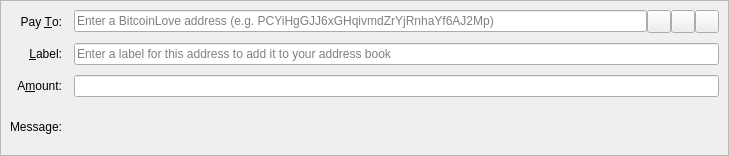
<?xml version="1.0" encoding="UTF-8"?>
<ui version="4.0">
 <class>SendCoinsEntry</class>
 <widget class="QStackedWidget" name="SendCoinsEntry">
  <property name="geometry">
   <rect>
    <x>0</x>
    <y>0</y>
    <width>729</width>
    <height>156</height>
   </rect>
  </property>
  <property name="focusPolicy">
   <enum>Qt::TabFocus</enum>
  </property>
  <property name="autoFillBackground">
   <bool>false</bool>
  </property>
  <widget class="QFrame" name="SendCoins">
   <property name="toolTip">
    <string>This is a normal payment.</string>
   </property>
   <property name="frameShape">
    <enum>QFrame::StyledPanel</enum>
   </property>
   <property name="frameShadow">
    <enum>QFrame::Sunken</enum>
   </property>
   <layout class="QGridLayout" name="gridLayout">
    <property name="horizontalSpacing">
     <number>12</number>
    </property>
    <property name="verticalSpacing">
     <number>10</number>
    </property>
    <item row="0" column="0">
     <widget class="QLabel" name="payToLabel">
      <property name="text">
       <string>Pay &amp;To:</string>
      </property>
      <property name="alignment">
       <set>Qt::AlignRight|Qt::AlignTrailing|Qt::AlignVCenter</set>
      </property>
      <property name="buddy">
       <cstring>payTo</cstring>
      </property>
     </widget>
    </item>
    <item row="0" column="1">
     <layout class="QHBoxLayout" name="payToLayout">
      <property name="spacing">
       <number>0</number>
      </property>
      <item>
       <widget class="QValidatedLineEdit" name="payTo">
        <property name="toolTip">
         <string>The BitcoinLove address to send the payment to</string>
        </property>
        <property name="inputMask">
         <string/>
        </property>
        <property name="placeholderText">
         <string>Enter a BitcoinLove address (e.g. PCYiHgGJJ6xGHqivmdZrYjRnhaYf6AJ2Mp)</string>
        </property>
       </widget>
      </item>
      <item>
       <widget class="QToolButton" name="addressBookButton">
        <property name="toolTip">
         <string>Choose previously used address</string>
        </property>
        <property name="text">
         <string/>
        </property>
        <property name="icon">
         <iconset resource="../bitcoinlove.qrc">
          <normaloff>:/icons/address-book</normaloff>:/icons/address-book</iconset>
        </property>
        <property name="iconSize">
         <size>
          <width>16</width>
          <height>16</height>
         </size>
        </property>
        <property name="shortcut">
         <string>Alt+A</string>
        </property>
       </widget>
      </item>
      <item>
       <widget class="QToolButton" name="pasteButton">
        <property name="toolTip">
         <string>Paste address from clipboard</string>
        </property>
        <property name="text">
         <string/>
        </property>
        <property name="icon">
         <iconset resource="../bitcoinlove.qrc">
          <normaloff>:/icons/editpaste</normaloff>:/icons/editpaste</iconset>
        </property>
        <property name="shortcut">
         <string>Alt+P</string>
        </property>
       </widget>
      </item>
      <item>
       <widget class="QToolButton" name="deleteButton">
        <property name="toolTip">
         <string>Remove this entry</string>
        </property>
        <property name="text">
         <string/>
        </property>
        <property name="icon">
         <iconset resource="../bitcoinlove.qrc">
          <normaloff>:/icons/remove</normaloff>:/icons/remove</iconset>
        </property>
       </widget>
      </item>
     </layout>
    </item>
    <item row="1" column="0">
     <widget class="QLabel" name="labelLabel">
      <property name="text">
       <string>&amp;Label:</string>
      </property>
      <property name="alignment">
       <set>Qt::AlignRight|Qt::AlignTrailing|Qt::AlignVCenter</set>
      </property>
      <property name="buddy">
       <cstring>addAsLabel</cstring>
      </property>
     </widget>
    </item>
    <item row="1" column="1">
     <widget class="QLineEdit" name="addAsLabel">
      <property name="toolTip">
       <string>Enter a label for this address to add it to the list of used addresses</string>
      </property>
      <property name="inputMask">
       <string/>
      </property>
      <property name="placeholderText">
       <string>Enter a label for this address to add it to your address book</string>
      </property>
     </widget>
    </item>
    <item row="2" column="0">
     <widget class="QLabel" name="amountLabel">
      <property name="text">
       <string>A&amp;mount:</string>
      </property>
      <property name="alignment">
       <set>Qt::AlignRight|Qt::AlignTrailing|Qt::AlignVCenter</set>
      </property>
      <property name="buddy">
       <cstring>payAmount</cstring>
      </property>
     </widget>
    </item>
    <item row="2" column="1">
     <widget class="BitcoinAmountField" name="payAmount"/>
    </item>
    <item row="3" column="0">
     <widget class="QLabel" name="messageLabel">
      <property name="text">
       <string>Message:</string>
      </property>
      <property name="alignment">
       <set>Qt::AlignRight|Qt::AlignTrailing|Qt::AlignVCenter</set>
      </property>
     </widget>
    </item>
    <item row="3" column="1">
     <widget class="QLabel" name="messageTextLabel">
      <property name="toolTip">
       <string>A message that was attached to the BitcoinLove: URI which will be stored with the transaction for your reference. Note: This message will not be sent over the BitcoinLove network.</string>
      </property>
      <property name="textFormat">
       <enum>Qt::PlainText</enum>
      </property>
     </widget>
    </item>
   </layout>
  </widget>
  <widget class="QFrame" name="SendCoins_InsecurePaymentRequest">
   <property name="palette">
    <palette>
     <active>
      <colorrole role="WindowText">
       <brush brushstyle="SolidPattern">
        <color alpha="255">
         <red>0</red>
         <green>0</green>
         <blue>0</blue>
        </color>
       </brush>
      </colorrole>
      <colorrole role="Button">
       <brush brushstyle="SolidPattern">
        <color alpha="255">
         <red>255</red>
         <green>255</green>
         <blue>127</blue>
        </color>
       </brush>
      </colorrole>
      <colorrole role="Light">
       <brush brushstyle="SolidPattern">
        <color alpha="255">
         <red>255</red>
         <green>255</green>
         <blue>255</blue>
        </color>
       </brush>
      </colorrole>
      <colorrole role="Midlight">
       <brush brushstyle="SolidPattern">
        <color alpha="255">
         <red>255</red>
         <green>255</green>
         <blue>191</blue>
        </color>
       </brush>
      </colorrole>
      <colorrole role="Dark">
       <brush brushstyle="SolidPattern">
        <color alpha="255">
         <red>127</red>
         <green>127</green>
         <blue>63</blue>
        </color>
       </brush>
      </colorrole>
      <colorrole role="Mid">
       <brush brushstyle="SolidPattern">
        <color alpha="255">
         <red>170</red>
         <green>170</green>
         <blue>84</blue>
        </color>
       </brush>
      </colorrole>
      <colorrole role="Text">
       <brush brushstyle="SolidPattern">
        <color alpha="255">
         <red>0</red>
         <green>0</green>
         <blue>0</blue>
        </color>
       </brush>
      </colorrole>
      <colorrole role="BrightText">
       <brush brushstyle="SolidPattern">
        <color alpha="255">
         <red>255</red>
         <green>255</green>
         <blue>255</blue>
        </color>
       </brush>
      </colorrole>
      <colorrole role="ButtonText">
       <brush brushstyle="SolidPattern">
        <color alpha="255">
         <red>0</red>
         <green>0</green>
         <blue>0</blue>
        </color>
       </brush>
      </colorrole>
      <colorrole role="Base">
       <brush brushstyle="SolidPattern">
        <color alpha="255">
         <red>255</red>
         <green>255</green>
         <blue>255</blue>
        </color>
       </brush>
      </colorrole>
      <colorrole role="Window">
       <brush brushstyle="SolidPattern">
        <color alpha="255">
         <red>255</red>
         <green>255</green>
         <blue>127</blue>
        </color>
       </brush>
      </colorrole>
      <colorrole role="Shadow">
       <brush brushstyle="SolidPattern">
        <color alpha="255">
         <red>0</red>
         <green>0</green>
         <blue>0</blue>
        </color>
       </brush>
      </colorrole>
      <colorrole role="AlternateBase">
       <brush brushstyle="SolidPattern">
        <color alpha="255">
         <red>255</red>
         <green>255</green>
         <blue>191</blue>
        </color>
       </brush>
      </colorrole>
      <colorrole role="ToolTipBase">
       <brush brushstyle="SolidPattern">
        <color alpha="255">
         <red>255</red>
         <green>255</green>
         <blue>220</blue>
        </color>
       </brush>
      </colorrole>
      <colorrole role="ToolTipText">
       <brush brushstyle="SolidPattern">
        <color alpha="255">
         <red>0</red>
         <green>0</green>
         <blue>0</blue>
        </color>
       </brush>
      </colorrole>
     </active>
     <inactive>
      <colorrole role="WindowText">
       <brush brushstyle="SolidPattern">
        <color alpha="255">
         <red>0</red>
         <green>0</green>
         <blue>0</blue>
        </color>
       </brush>
      </colorrole>
      <colorrole role="Button">
       <brush brushstyle="SolidPattern">
        <color alpha="255">
         <red>255</red>
         <green>255</green>
         <blue>127</blue>
        </color>
       </brush>
      </colorrole>
      <colorrole role="Light">
       <brush brushstyle="SolidPattern">
        <color alpha="255">
         <red>255</red>
         <green>255</green>
         <blue>255</blue>
        </color>
       </brush>
      </colorrole>
      <colorrole role="Midlight">
       <brush brushstyle="SolidPattern">
        <color alpha="255">
         <red>255</red>
         <green>255</green>
         <blue>191</blue>
        </color>
       </brush>
      </colorrole>
      <colorrole role="Dark">
       <brush brushstyle="SolidPattern">
        <color alpha="255">
         <red>127</red>
         <green>127</green>
         <blue>63</blue>
        </color>
       </brush>
      </colorrole>
      <colorrole role="Mid">
       <brush brushstyle="SolidPattern">
        <color alpha="255">
         <red>170</red>
         <green>170</green>
         <blue>84</blue>
        </color>
       </brush>
      </colorrole>
      <colorrole role="Text">
       <brush brushstyle="SolidPattern">
        <color alpha="255">
         <red>0</red>
         <green>0</green>
         <blue>0</blue>
        </color>
       </brush>
      </colorrole>
      <colorrole role="BrightText">
       <brush brushstyle="SolidPattern">
        <color alpha="255">
         <red>255</red>
         <green>255</green>
         <blue>255</blue>
        </color>
       </brush>
      </colorrole>
      <colorrole role="ButtonText">
       <brush brushstyle="SolidPattern">
        <color alpha="255">
         <red>0</red>
         <green>0</green>
         <blue>0</blue>
        </color>
       </brush>
      </colorrole>
      <colorrole role="Base">
       <brush brushstyle="SolidPattern">
        <color alpha="255">
         <red>255</red>
         <green>255</green>
         <blue>255</blue>
        </color>
       </brush>
      </colorrole>
      <colorrole role="Window">
       <brush brushstyle="SolidPattern">
        <color alpha="255">
         <red>255</red>
         <green>255</green>
         <blue>127</blue>
        </color>
       </brush>
      </colorrole>
      <colorrole role="Shadow">
       <brush brushstyle="SolidPattern">
        <color alpha="255">
         <red>0</red>
         <green>0</green>
         <blue>0</blue>
        </color>
       </brush>
      </colorrole>
      <colorrole role="AlternateBase">
       <brush brushstyle="SolidPattern">
        <color alpha="255">
         <red>255</red>
         <green>255</green>
         <blue>191</blue>
        </color>
       </brush>
      </colorrole>
      <colorrole role="ToolTipBase">
       <brush brushstyle="SolidPattern">
        <color alpha="255">
         <red>255</red>
         <green>255</green>
         <blue>220</blue>
        </color>
       </brush>
      </colorrole>
      <colorrole role="ToolTipText">
       <brush brushstyle="SolidPattern">
        <color alpha="255">
         <red>0</red>
         <green>0</green>
         <blue>0</blue>
        </color>
       </brush>
      </colorrole>
     </inactive>
     <disabled>
      <colorrole role="WindowText">
       <brush brushstyle="SolidPattern">
        <color alpha="255">
         <red>127</red>
         <green>127</green>
         <blue>63</blue>
        </color>
       </brush>
      </colorrole>
      <colorrole role="Button">
       <brush brushstyle="SolidPattern">
        <color alpha="255">
         <red>255</red>
         <green>255</green>
         <blue>127</blue>
        </color>
       </brush>
      </colorrole>
      <colorrole role="Light">
       <brush brushstyle="SolidPattern">
        <color alpha="255">
         <red>255</red>
         <green>255</green>
         <blue>255</blue>
        </color>
       </brush>
      </colorrole>
      <colorrole role="Midlight">
       <brush brushstyle="SolidPattern">
        <color alpha="255">
         <red>255</red>
         <green>255</green>
         <blue>191</blue>
        </color>
       </brush>
      </colorrole>
      <colorrole role="Dark">
       <brush brushstyle="SolidPattern">
        <color alpha="255">
         <red>127</red>
         <green>127</green>
         <blue>63</blue>
        </color>
       </brush>
      </colorrole>
      <colorrole role="Mid">
       <brush brushstyle="SolidPattern">
        <color alpha="255">
         <red>170</red>
         <green>170</green>
         <blue>84</blue>
        </color>
       </brush>
      </colorrole>
      <colorrole role="Text">
       <brush brushstyle="SolidPattern">
        <color alpha="255">
         <red>127</red>
         <green>127</green>
         <blue>63</blue>
        </color>
       </brush>
      </colorrole>
      <colorrole role="BrightText">
       <brush brushstyle="SolidPattern">
        <color alpha="255">
         <red>255</red>
         <green>255</green>
         <blue>255</blue>
        </color>
       </brush>
      </colorrole>
      <colorrole role="ButtonText">
       <brush brushstyle="SolidPattern">
        <color alpha="255">
         <red>127</red>
         <green>127</green>
         <blue>63</blue>
        </color>
       </brush>
      </colorrole>
      <colorrole role="Base">
       <brush brushstyle="SolidPattern">
        <color alpha="255">
         <red>255</red>
         <green>255</green>
         <blue>127</blue>
        </color>
       </brush>
      </colorrole>
      <colorrole role="Window">
       <brush brushstyle="SolidPattern">
        <color alpha="255">
         <red>255</red>
         <green>255</green>
         <blue>127</blue>
        </color>
       </brush>
      </colorrole>
      <colorrole role="Shadow">
       <brush brushstyle="SolidPattern">
        <color alpha="255">
         <red>0</red>
         <green>0</green>
         <blue>0</blue>
        </color>
       </brush>
      </colorrole>
      <colorrole role="AlternateBase">
       <brush brushstyle="SolidPattern">
        <color alpha="255">
         <red>255</red>
         <green>255</green>
         <blue>127</blue>
        </color>
       </brush>
      </colorrole>
      <colorrole role="ToolTipBase">
       <brush brushstyle="SolidPattern">
        <color alpha="255">
         <red>255</red>
         <green>255</green>
         <blue>220</blue>
        </color>
       </brush>
      </colorrole>
      <colorrole role="ToolTipText">
       <brush brushstyle="SolidPattern">
        <color alpha="255">
         <red>0</red>
         <green>0</green>
         <blue>0</blue>
        </color>
       </brush>
      </colorrole>
     </disabled>
    </palette>
   </property>
   <property name="toolTip">
    <string>This is an unverified payment request.</string>
   </property>
   <property name="autoFillBackground">
    <bool>true</bool>
   </property>
   <property name="frameShape">
    <enum>QFrame::StyledPanel</enum>
   </property>
   <property name="frameShadow">
    <enum>QFrame::Sunken</enum>
   </property>
   <layout class="QGridLayout" name="gridLayout_is">
    <property name="spacing">
     <number>12</number>
    </property>
    <item row="0" column="0">
     <widget class="QLabel" name="payToLabel_is">
      <property name="text">
       <string>Pay To:</string>
      </property>
      <property name="alignment">
       <set>Qt::AlignRight|Qt::AlignTrailing|Qt::AlignVCenter</set>
      </property>
     </widget>
    </item>
    <item row="0" column="1">
     <layout class="QHBoxLayout" name="payToLayout_is">
      <property name="spacing">
       <number>0</number>
      </property>
      <item>
       <widget class="QLabel" name="payTo_is"/>
      </item>
      <item>
       <widget class="QToolButton" name="deleteButton_is">
        <property name="toolTip">
         <string>Remove this entry</string>
        </property>
        <property name="text">
         <string/>
        </property>
        <property name="icon">
         <iconset resource="../bitcoinlove.qrc">
          <normaloff>:/icons/remove</normaloff>:/icons/remove</iconset>
        </property>
       </widget>
      </item>
     </layout>
    </item>
    <item row="1" column="0">
     <widget class="QLabel" name="memoLabel_is">
      <property name="text">
       <string>Memo:</string>
      </property>
      <property name="alignment">
       <set>Qt::AlignRight|Qt::AlignTrailing|Qt::AlignVCenter</set>
      </property>
     </widget>
    </item>
    <item row="1" column="1">
     <widget class="QLabel" name="memoTextLabel_is">
      <property name="textFormat">
       <enum>Qt::PlainText</enum>
      </property>
     </widget>
    </item>
    <item row="2" column="0">
     <widget class="QLabel" name="amountLabel_is">
      <property name="text">
       <string>A&amp;mount:</string>
      </property>
      <property name="alignment">
       <set>Qt::AlignRight|Qt::AlignTrailing|Qt::AlignVCenter</set>
      </property>
      <property name="buddy">
       <cstring>payAmount_is</cstring>
      </property>
     </widget>
    </item>
    <item row="2" column="1">
     <widget class="BitcoinAmountField" name="payAmount_is">
      <property name="acceptDrops">
       <bool>false</bool>
      </property>
     </widget>
    </item>
   </layout>
  </widget>
  <widget class="QFrame" name="SendCoins_SecurePaymentRequest">
   <property name="palette">
    <palette>
     <active>
      <colorrole role="WindowText">
       <brush brushstyle="SolidPattern">
        <color alpha="255">
         <red>0</red>
         <green>0</green>
         <blue>0</blue>
        </color>
       </brush>
      </colorrole>
      <colorrole role="Button">
       <brush brushstyle="SolidPattern">
        <color alpha="255">
         <red>140</red>
         <green>232</green>
         <blue>119</blue>
        </color>
       </brush>
      </colorrole>
      <colorrole role="Light">
       <brush brushstyle="SolidPattern">
        <color alpha="255">
         <red>230</red>
         <green>255</green>
         <blue>224</blue>
        </color>
       </brush>
      </colorrole>
      <colorrole role="Midlight">
       <brush brushstyle="SolidPattern">
        <color alpha="255">
         <red>185</red>
         <green>243</green>
         <blue>171</blue>
        </color>
       </brush>
      </colorrole>
      <colorrole role="Dark">
       <brush brushstyle="SolidPattern">
        <color alpha="255">
         <red>70</red>
         <green>116</green>
         <blue>59</blue>
        </color>
       </brush>
      </colorrole>
      <colorrole role="Mid">
       <brush brushstyle="SolidPattern">
        <color alpha="255">
         <red>93</red>
         <green>155</green>
         <blue>79</blue>
        </color>
       </brush>
      </colorrole>
      <colorrole role="Text">
       <brush brushstyle="SolidPattern">
        <color alpha="255">
         <red>0</red>
         <green>0</green>
         <blue>0</blue>
        </color>
       </brush>
      </colorrole>
      <colorrole role="BrightText">
       <brush brushstyle="SolidPattern">
        <color alpha="255">
         <red>155</red>
         <green>255</green>
         <blue>147</blue>
        </color>
       </brush>
      </colorrole>
      <colorrole role="ButtonText">
       <brush brushstyle="SolidPattern">
        <color alpha="255">
         <red>0</red>
         <green>0</green>
         <blue>0</blue>
        </color>
       </brush>
      </colorrole>
      <colorrole role="Base">
       <brush brushstyle="SolidPattern">
        <color alpha="255">
         <red>119</red>
         <green>255</green>
         <blue>233</blue>
        </color>
       </brush>
      </colorrole>
      <colorrole role="Window">
       <brush brushstyle="SolidPattern">
        <color alpha="255">
         <red>140</red>
         <green>232</green>
         <blue>119</blue>
        </color>
       </brush>
      </colorrole>
      <colorrole role="Shadow">
       <brush brushstyle="SolidPattern">
        <color alpha="255">
         <red>0</red>
         <green>0</green>
         <blue>0</blue>
        </color>
       </brush>
      </colorrole>
      <colorrole role="AlternateBase">
       <brush brushstyle="SolidPattern">
        <color alpha="255">
         <red>197</red>
         <green>243</green>
         <blue>187</blue>
        </color>
       </brush>
      </colorrole>
      <colorrole role="NoRole">
       <brush brushstyle="SolidPattern">
        <color alpha="255">
         <red>125</red>
         <green>194</green>
         <blue>122</blue>
        </color>
       </brush>
      </colorrole>
      <colorrole role="ToolTipBase">
       <brush brushstyle="SolidPattern">
        <color alpha="255">
         <red>255</red>
         <green>255</green>
         <blue>220</blue>
        </color>
       </brush>
      </colorrole>
      <colorrole role="ToolTipText">
       <brush brushstyle="SolidPattern">
        <color alpha="255">
         <red>0</red>
         <green>0</green>
         <blue>0</blue>
        </color>
       </brush>
      </colorrole>
     </active>
     <inactive>
      <colorrole role="WindowText">
       <brush brushstyle="SolidPattern">
        <color alpha="255">
         <red>0</red>
         <green>0</green>
         <blue>0</blue>
        </color>
       </brush>
      </colorrole>
      <colorrole role="Button">
       <brush brushstyle="SolidPattern">
        <color alpha="255">
         <red>140</red>
         <green>232</green>
         <blue>119</blue>
        </color>
       </brush>
      </colorrole>
      <colorrole role="Light">
       <brush brushstyle="SolidPattern">
        <color alpha="255">
         <red>230</red>
         <green>255</green>
         <blue>224</blue>
        </color>
       </brush>
      </colorrole>
      <colorrole role="Midlight">
       <brush brushstyle="SolidPattern">
        <color alpha="255">
         <red>185</red>
         <green>243</green>
         <blue>171</blue>
        </color>
       </brush>
      </colorrole>
      <colorrole role="Dark">
       <brush brushstyle="SolidPattern">
        <color alpha="255">
         <red>70</red>
         <green>116</green>
         <blue>59</blue>
        </color>
       </brush>
      </colorrole>
      <colorrole role="Mid">
       <brush brushstyle="SolidPattern">
        <color alpha="255">
         <red>93</red>
         <green>155</green>
         <blue>79</blue>
        </color>
       </brush>
      </colorrole>
      <colorrole role="Text">
       <brush brushstyle="SolidPattern">
        <color alpha="255">
         <red>0</red>
         <green>0</green>
         <blue>0</blue>
        </color>
       </brush>
      </colorrole>
      <colorrole role="BrightText">
       <brush brushstyle="SolidPattern">
        <color alpha="255">
         <red>155</red>
         <green>255</green>
         <blue>147</blue>
        </color>
       </brush>
      </colorrole>
      <colorrole role="ButtonText">
       <brush brushstyle="SolidPattern">
        <color alpha="255">
         <red>0</red>
         <green>0</green>
         <blue>0</blue>
        </color>
       </brush>
      </colorrole>
      <colorrole role="Base">
       <brush brushstyle="SolidPattern">
        <color alpha="255">
         <red>119</red>
         <green>255</green>
         <blue>233</blue>
        </color>
       </brush>
      </colorrole>
      <colorrole role="Window">
       <brush brushstyle="SolidPattern">
        <color alpha="255">
         <red>140</red>
         <green>232</green>
         <blue>119</blue>
        </color>
       </brush>
      </colorrole>
      <colorrole role="Shadow">
       <brush brushstyle="SolidPattern">
        <color alpha="255">
         <red>0</red>
         <green>0</green>
         <blue>0</blue>
        </color>
       </brush>
      </colorrole>
      <colorrole role="AlternateBase">
       <brush brushstyle="SolidPattern">
        <color alpha="255">
         <red>197</red>
         <green>243</green>
         <blue>187</blue>
        </color>
       </brush>
      </colorrole>
      <colorrole role="NoRole">
       <brush brushstyle="SolidPattern">
        <color alpha="255">
         <red>125</red>
         <green>194</green>
         <blue>122</blue>
        </color>
       </brush>
      </colorrole>
      <colorrole role="ToolTipBase">
       <brush brushstyle="SolidPattern">
        <color alpha="255">
         <red>255</red>
         <green>255</green>
         <blue>220</blue>
        </color>
       </brush>
      </colorrole>
      <colorrole role="ToolTipText">
       <brush brushstyle="SolidPattern">
        <color alpha="255">
         <red>0</red>
         <green>0</green>
         <blue>0</blue>
        </color>
       </brush>
      </colorrole>
     </inactive>
     <disabled>
      <colorrole role="WindowText">
       <brush brushstyle="SolidPattern">
        <color alpha="255">
         <red>70</red>
         <green>116</green>
         <blue>59</blue>
        </color>
       </brush>
      </colorrole>
      <colorrole role="Button">
       <brush brushstyle="SolidPattern">
        <color alpha="255">
         <red>140</red>
         <green>232</green>
         <blue>119</blue>
        </color>
       </brush>
      </colorrole>
      <colorrole role="Light">
       <brush brushstyle="SolidPattern">
        <color alpha="255">
         <red>230</red>
         <green>255</green>
         <blue>224</blue>
        </color>
       </brush>
      </colorrole>
      <colorrole role="Midlight">
       <brush brushstyle="SolidPattern">
        <color alpha="255">
         <red>185</red>
         <green>243</green>
         <blue>171</blue>
        </color>
       </brush>
      </colorrole>
      <colorrole role="Dark">
       <brush brushstyle="SolidPattern">
        <color alpha="255">
         <red>70</red>
         <green>116</green>
         <blue>59</blue>
        </color>
       </brush>
      </colorrole>
      <colorrole role="Mid">
       <brush brushstyle="SolidPattern">
        <color alpha="255">
         <red>93</red>
         <green>155</green>
         <blue>79</blue>
        </color>
       </brush>
      </colorrole>
      <colorrole role="Text">
       <brush brushstyle="SolidPattern">
        <color alpha="255">
         <red>70</red>
         <green>116</green>
         <blue>59</blue>
        </color>
       </brush>
      </colorrole>
      <colorrole role="BrightText">
       <brush brushstyle="SolidPattern">
        <color alpha="255">
         <red>155</red>
         <green>255</green>
         <blue>147</blue>
        </color>
       </brush>
      </colorrole>
      <colorrole role="ButtonText">
       <brush brushstyle="SolidPattern">
        <color alpha="255">
         <red>70</red>
         <green>116</green>
         <blue>59</blue>
        </color>
       </brush>
      </colorrole>
      <colorrole role="Base">
       <brush brushstyle="SolidPattern">
        <color alpha="255">
         <red>140</red>
         <green>232</green>
         <blue>119</blue>
        </color>
       </brush>
      </colorrole>
      <colorrole role="Window">
       <brush brushstyle="SolidPattern">
        <color alpha="255">
         <red>140</red>
         <green>232</green>
         <blue>119</blue>
        </color>
       </brush>
      </colorrole>
      <colorrole role="Shadow">
       <brush brushstyle="SolidPattern">
        <color alpha="255">
         <red>0</red>
         <green>0</green>
         <blue>0</blue>
        </color>
       </brush>
      </colorrole>
      <colorrole role="AlternateBase">
       <brush brushstyle="SolidPattern">
        <color alpha="255">
         <red>140</red>
         <green>232</green>
         <blue>119</blue>
        </color>
       </brush>
      </colorrole>
      <colorrole role="NoRole">
       <brush brushstyle="SolidPattern">
        <color alpha="255">
         <red>125</red>
         <green>194</green>
         <blue>122</blue>
        </color>
       </brush>
      </colorrole>
      <colorrole role="ToolTipBase">
       <brush brushstyle="SolidPattern">
        <color alpha="255">
         <red>255</red>
         <green>255</green>
         <blue>220</blue>
        </color>
       </brush>
      </colorrole>
      <colorrole role="ToolTipText">
       <brush brushstyle="SolidPattern">
        <color alpha="255">
         <red>0</red>
         <green>0</green>
         <blue>0</blue>
        </color>
       </brush>
      </colorrole>
     </disabled>
    </palette>
   </property>
   <property name="toolTip">
    <string>This is a verified payment request.</string>
   </property>
   <property name="autoFillBackground">
    <bool>true</bool>
   </property>
   <property name="frameShape">
    <enum>QFrame::StyledPanel</enum>
   </property>
   <property name="frameShadow">
    <enum>QFrame::Sunken</enum>
   </property>
   <layout class="QGridLayout" name="gridLayout_s">
    <property name="spacing">
     <number>12</number>
    </property>
    <item row="0" column="0">
     <widget class="QLabel" name="payToLabel_s">
      <property name="text">
       <string>Pay To:</string>
      </property>
      <property name="alignment">
       <set>Qt::AlignRight|Qt::AlignTrailing|Qt::AlignVCenter</set>
      </property>
     </widget>
    </item>
    <item row="0" column="1">
     <layout class="QHBoxLayout" name="payToLayout_s">
      <property name="spacing">
       <number>0</number>
      </property>
      <item>
       <widget class="QLabel" name="payTo_s">
        <property name="textFormat">
         <enum>Qt::PlainText</enum>
        </property>
       </widget>
      </item>
      <item>
       <widget class="QToolButton" name="deleteButton_s">
        <property name="toolTip">
         <string>Remove this entry</string>
        </property>
        <property name="text">
         <string/>
        </property>
        <property name="icon">
         <iconset resource="../bitcoinlove.qrc">
          <normaloff>:/icons/remove</normaloff>:/icons/remove</iconset>
        </property>
       </widget>
      </item>
     </layout>
    </item>
    <item row="1" column="0">
     <widget class="QLabel" name="memoLabel_s">
      <property name="text">
       <string>Memo:</string>
      </property>
      <property name="alignment">
       <set>Qt::AlignRight|Qt::AlignTrailing|Qt::AlignVCenter</set>
      </property>
     </widget>
    </item>
    <item row="1" column="1">
     <widget class="QLabel" name="memoTextLabel_s">
      <property name="textFormat">
       <enum>Qt::PlainText</enum>
      </property>
     </widget>
    </item>
    <item row="2" column="0">
     <widget class="QLabel" name="amountLabel_s">
      <property name="text">
       <string>A&amp;mount:</string>
      </property>
      <property name="alignment">
       <set>Qt::AlignRight|Qt::AlignTrailing|Qt::AlignVCenter</set>
      </property>
      <property name="buddy">
       <cstring>payAmount_s</cstring>
      </property>
     </widget>
    </item>
    <item row="2" column="1">
     <widget class="BitcoinAmountField" name="payAmount_s">
      <property name="acceptDrops">
       <bool>false</bool>
      </property>
     </widget>
    </item>
   </layout>
  </widget>
 </widget>
 <customwidgets>
  <customwidget>
   <class>QValidatedLineEdit</class>
   <extends>QLineEdit</extends>
   <header>qvalidatedlineedit.h</header>
  </customwidget>
  <customwidget>
   <class>BitcoinAmountField</class>
   <extends>QLineEdit</extends>
   <header>bitcoinamountfield.h</header>
   <container>1</container>
  </customwidget>
 </customwidgets>
 <tabstops>
  <tabstop>payTo</tabstop>
  <tabstop>addressBookButton</tabstop>
  <tabstop>pasteButton</tabstop>
  <tabstop>deleteButton</tabstop>
  <tabstop>addAsLabel</tabstop>
  <tabstop>payAmount</tabstop>
  <tabstop>payAmount_is</tabstop>
  <tabstop>deleteButton_is</tabstop>
  <tabstop>payAmount_s</tabstop>
  <tabstop>deleteButton_s</tabstop>
 </tabstops>
 <resources>
  <include location="../bitcoinlove.qrc"/>
 </resources>
 <connections/>
</ui>
